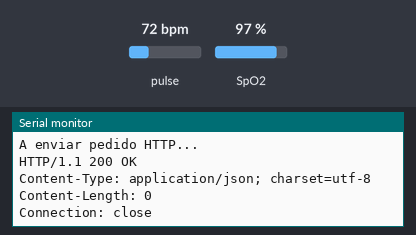
Bench run of a sketch on a simulated ESP32. Parts: the last lines printed to the serial monitor. The test bench sets the inputs (shaded band); at power-on: pulse 72 bpm, SpO2 97 %. WiFi joins after 1.5 s; servers stay silent unless stated; uploads are accepted with an empty reply.

Above: at 5.2 s.
5.3 s: pulse set to 42 bpm
At 5.8 s:
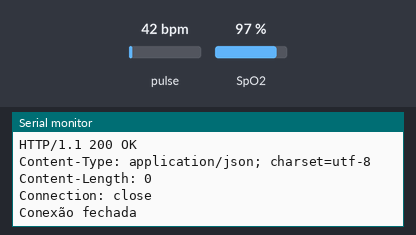
6.8 s: SpO2 set to 80 %
8.3 s: pulse set to 70 bpm
At 8.7 s:
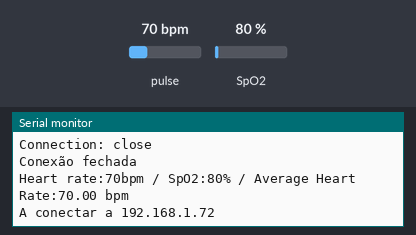

Measured:
- after the input at 8.3 s, the serial monitor: prints a new line after 0.24 s (image 2)

The sketch:

DAN4.ino
```cpp
//BIBLIOTECA
#include <Wire.h>
#include <WiFi.h>
#include "MAX30100_PulseOximeter.h"
#include <UrlEncode.h>
#include <HTTPClient.h>
#define tempoUpdate     1000
#define arrayPulsacao   10

//DEFINIÇÕES
PulseOximeter pox;
HTTPClient http;


// DEFINIÇÃO DOS TEMPOS LIMITE E ARRAYS
int ultimaMedicao = 0;
int arraybpm[arrayPulsacao];
int semPulsacao;

// DEFINIÇÕES WIFI
const char* ssid = "C-137";
const char* password = "18e457b313";
const char* host = "192.168.1.72";
WiFiClient client;

//DEFINIÇÕES P/CALLME BOT
String phoneNumber = "+351963151007";
String apiKey = "7129350";

void setup()
{
  // CONECTAR SERIAL
  delay(1500);
  Serial.print ("A iniciar serial");
  Serial.begin(115200);
  Wire.begin();

  // CONECTAR WIFI
  Serial.println("");
  WiFi.begin(ssid, password);
  Serial.println("A iniciar WiFi");
  while(WiFi.status() != WL_CONNECTED)
  {
    delay(250);
    Serial.print(".");
  }
  if (WiFi.status() == WL_CONNECTED)
  {
    Serial.println("");
    Serial.print("Conectado com Sucesso!");
    Serial.println("IP: ");
    Serial.println(WiFi.localIP());
    Serial.println("");
  }
  else
  {
    Serial.println("");
    Serial.print("Falha a inciar WiFi");
  }

  // INICIAR POX
  pox.begin();

  Serial.println("A iniciar MAX30100");
  delay(1000);
  if (!pox.begin())
  {
    Serial.println("");
    Serial.println("Falha ao iniciar MAX30100");
    while (1)
    {
      delay(10);
    }
  }

  // CONFIGURAÇÃO LED 8MA
  pox.setIRLedCurrent(MAX30100_LED_CURR_46_8MA);

  // INICIAR ARRAY PULSAÇÃO, VALORES DEFAULT
  for (int i = 0; i < arrayPulsacao; i++)
  {
      arraybpm[i] = -1;
  }

}

// CÓDIGO EDITADO PARA USO DO CALLMEBOT.
// CÓDIGO ORIGINAL DISPONIVEL EM CALLMEBOT.COM
void sendMessage(String message)
{
  // Data to send with HTTP POST
  String url = "https://api.callmebot.com/whatsapp.php?phone=" + phoneNumber + "&apikey=" + apiKey + "&text=" + urlEncode(message);
  http.begin(url);

  // Specify content-type header
  http.addHeader("Content-Type", "application/x-www-form-urlencoded");

  // Send HTTP POST request
  int httpResponseCode = http.POST(url);
  if (httpResponseCode == 200){
    Serial.print("Mensagem enviada com sucesso");
  }
  else{
    Serial.println("Erro ao enviar mensagem");
    Serial.print("HTTP response code: ");
    Serial.println(httpResponseCode);
  }

  // Free resources
  http.end();
}

void loop()
{

    // UPDATE VALORES
    pox.update();

    // VERIFICA SE PASSO O TEMPO NECESSÁRIO ENTRE LEITURAS
    if (millis() - ultimaMedicao > tempoUpdate)
    {
        // LE OS VALORES
        int bpm = pox.getHeartRate();
        int spo2 = pox.getSpO2();

        // GUARDA O NOVO VALOR BPM NO FIM DO ARRAY
        if (bpm > 0)
        {
            for (int i = 0; i < arrayPulsacao - 1; i++)
            {
                arraybpm[i] = arraybpm[i + 1];
            }
            arraybpm[arrayPulsacao - 1] = bpm;
        }

        // CALCULA A MEDIA DAS ULTIMAS LEITURAS SE FOR NÃO NULO
        int sum = 0;
        int count = 0;
        for (int i = 0; i < arrayPulsacao; i++)
        {
            if (arraybpm[i] != -1)
            {
                sum += arraybpm[i];
                count++;
            }
        }
        float mediabpm = (count > 0) ? (float)sum / count : 0;

        // IMPRESSÃO EM SERIAL PARA VISUALIZAÇÃO
        Serial.print("Heart rate:");
        Serial.print(bpm);
        Serial.print("bpm / SpO2:");
        Serial.print(spo2);
        Serial.print("% / Average Heart Rate:");
        Serial.print(mediabpm);
        Serial.println(" bpm");

        // RESET TIMER SE NÃO FOR 0
        if (bpm > 0)
        {
          semPulsacao = 0;
        }
        else
        {
          // INCREMENTA O VALOR SEM PULSAÇÃO
          semPulsacao++;
        }

        // TRESHOLD PARA ALERTA DE SEM BATIMENTOS
        if (semPulsacao >= 7)
        {
          sendMessage("ALERTA! Sem medições de bpm e SpO2.");
          semPulsacao = 0;
        }

        // INDICA CONEXÃO
        Serial.print("A conectar a ");
        Serial.println(host);

        // ESTABLECER CONEXÃO COM WIFICLIENT
        const int httpPort = 8080;
        if (!client.connect(host, httpPort))
        {
            Serial.println("conexão falhada");
            return;
        }

        // CONSTRUÇÃO DA STRING DE ENVIO
        String url = "/connectmax?";
        url += "bpm=" + String(bpm) + "&";
        url += "spo2=" + String(spo2) + "&";
        url += "mediabpm=" + String(mediabpm);

        // GET REQUEST
        Serial.println("A enviar pedido HTTP...");
        client.print(String("GET ") + url + "HTTP/1.1\r\n" +
                   "Host: " + host + "\r\n" +
                   "Connection: close\r\n\r\n");

        // THRESHOLD TIMEOUT && ESTABLECER RERUN
        unsigned long timeout = millis();
        while (client.available() == 0)
        {
            if (millis() - timeout > 1000)
            {
                Serial.println(">>> Client Timeout !");
                client.stop();
                return;
            }
        }

        // DEVOLVER O QUE O SERVER INDICA
        while(client.available())
        {
            String line = client.readStringUntil('\r');
            Serial.print(line);

        }

        // FECHAR CONEXÃO
        Serial.println();
        Serial.println("Conexão fechada");

        // UPDATE TEMPO ULTIMA MEDIÇÃO
        ultimaMedicao = millis();
    }
}
```
